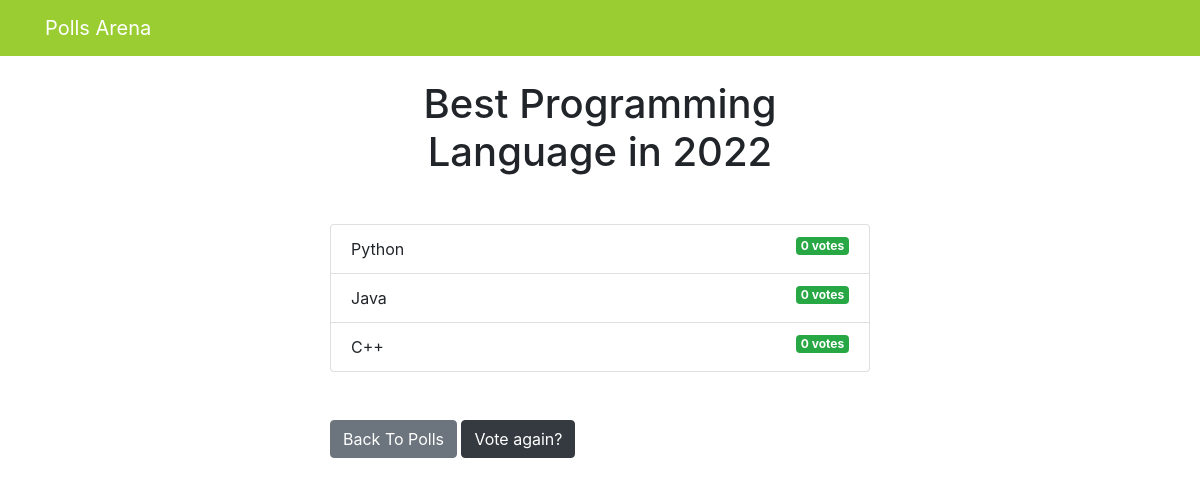
Page /polls/1/results/ on the committed database.
### polls/models.py (models this page shows, shortened)
class Question(models.Model):
    question_text = models.CharField(max_length=200)
    pub_date = models.DateTimeField('date published')

class Choice(models.Model):
    question = models.ForeignKey(Question, on_delete=models.CASCADE)
    choice_text = models.CharField(max_length=200)
    votes = models.IntegerField(default=0)

### polls/views.py (the view)
# urls.py: path('<int:question_id>/results/', views.results, name='results'),
def results(request, question_id):
  question = get_object_or_404(Question, pk=question_id)
  return render(request, 'polls/results.html', { 'question': question })

### templates/polls/results.html (shortened to what this page needs)
{% extends 'base.html' %}
{% block content %}
<h1 class="mb-5 text-center">{{ question.question_text }}</h1>
<ul class="list-group mb-5">
	{% for choice in question.choice_set.all %}
	<li class="list-group-item">
		{{ choice.choice_text }}  <span class="badge badge-success float-right">{{ choice.votes }} vote{{ choice.votes | pluralize }}</span>
	</li>
	{% endfor %}
</ul>
<a class="btn btn-secondary" href="{% url 'polls:index' %}">Back To Polls</a>
<a class="btn btn-dark" href="{% url 'polls:detail' question.id %}">Vote again?</a>
{% endblock content %}

### rows in the picture
Question: question_text "Best Programming Language in 2022"
Choice: choice_text "Python", votes "0", votes|pluralize "s"
Choice: choice_text "Java", votes "0", votes|pluralize "s"
Choice: choice_text "C++", votes "0", votes|pluralize "s"
